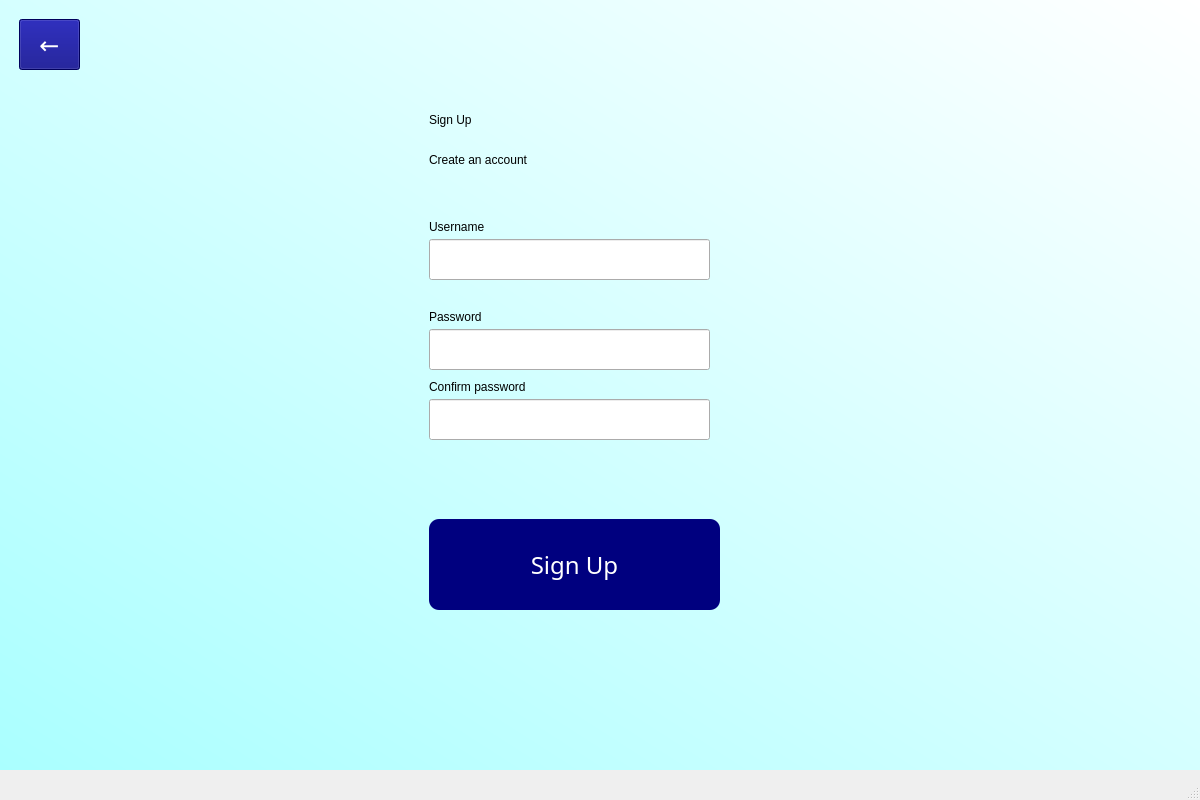
<?xml version="1.0" encoding="UTF-8"?>
<ui version="4.0">
 <class>MainWindow</class>
 <widget class="QMainWindow" name="MainWindow">
  <property name="geometry">
   <rect>
    <x>0</x>
    <y>0</y>
    <width>1200</width>
    <height>800</height>
   </rect>
  </property>
  <property name="windowTitle">
   <string>MainWindow</string>
  </property>
  <widget class="QWidget" name="centralwidget">
   <widget class="QWidget" name="bgWidget" native="true">
    <property name="geometry">
     <rect>
      <x>-1</x>
      <y>-1</y>
      <width>1201</width>
      <height>771</height>
     </rect>
    </property>
    <property name="cursor">
     <cursorShape>PointingHandCursor</cursorShape>
    </property>
    <property name="styleSheet">
     <string notr="true">QWidget#bgWidget{
background-color: qlineargradient(spread:reflect, x1:0, y1:1, x2:1, y2:0.00568182, stop:0 rgba(170, 255, 255, 255), stop:1 rgba(255, 255, 255, 255))}</string>
    </property>
    <widget class="QPushButton" name="signUpConfirm">
     <property name="geometry">
      <rect>
       <x>430</x>
       <y>520</y>
       <width>291</width>
       <height>91</height>
      </rect>
     </property>
     <property name="font">
      <font>
       <family>MS Reference Sans Serif</family>
       <pointsize>18</pointsize>
      </font>
     </property>
     <property name="cursor">
      <cursorShape>PointingHandCursor</cursorShape>
     </property>
     <property name="styleSheet">
      <string notr="true">QPushButton {
	color: rgb(255, 255, 255);
	background-color: rgb(0, 0, 127);
	border-radius: 10px;
}

QPushButton:hover {
	background-color: rgb(85, 170, 255);
}</string>
     </property>
     <property name="text">
      <string>Sign Up</string>
     </property>
     <property name="shortcut">
      <string>Return</string>
     </property>
    </widget>
    <widget class="QLabel" name="signupText">
     <property name="geometry">
      <rect>
       <x>430</x>
       <y>70</y>
       <width>161</width>
       <height>101</height>
      </rect>
     </property>
     <property name="styleSheet">
      <string notr="true">font: 24pt &quot;MS Reference Sans Serif&quot;;
</string>
     </property>
     <property name="text">
      <string>Sign Up</string>
     </property>
    </widget>
    <widget class="QLabel" name="signUpSubtext">
     <property name="geometry">
      <rect>
       <x>430</x>
       <y>140</y>
       <width>291</width>
       <height>41</height>
      </rect>
     </property>
     <property name="styleSheet">
      <string notr="true">font: 10pt &quot;MS Reference Sans Serif&quot;;</string>
     </property>
     <property name="text">
      <string>Create an account</string>
     </property>
    </widget>
    <widget class="QLineEdit" name="usernameField">
     <property name="geometry">
      <rect>
       <x>430</x>
       <y>240</y>
       <width>281</width>
       <height>41</height>
      </rect>
     </property>
     <property name="font">
      <font>
       <family>MS Reference Sans Serif</family>
       <pointsize>12</pointsize>
      </font>
     </property>
    </widget>
    <widget class="QLabel" name="usernameSubtext">
     <property name="geometry">
      <rect>
       <x>430</x>
       <y>220</y>
       <width>61</width>
       <height>16</height>
      </rect>
     </property>
     <property name="text">
      <string>Username</string>
     </property>
    </widget>
    <widget class="QLineEdit" name="passwordField">
     <property name="geometry">
      <rect>
       <x>430</x>
       <y>330</y>
       <width>281</width>
       <height>41</height>
      </rect>
     </property>
     <property name="font">
      <font>
       <family>MS Reference Sans Serif</family>
       <pointsize>12</pointsize>
      </font>
     </property>
     <property name="echoMode">
      <enum>QLineEdit::Password</enum>
     </property>
    </widget>
    <widget class="QLabel" name="passwordSubtext">
     <property name="geometry">
      <rect>
       <x>430</x>
       <y>310</y>
       <width>61</width>
       <height>16</height>
      </rect>
     </property>
     <property name="text">
      <string>Password</string>
     </property>
    </widget>
    <widget class="QPushButton" name="backButton">
     <property name="geometry">
      <rect>
       <x>20</x>
       <y>20</y>
       <width>61</width>
       <height>51</height>
      </rect>
     </property>
     <property name="font">
      <font>
       <family>MS Reference Sans Serif</family>
       <pointsize>18</pointsize>
      </font>
     </property>
     <property name="styleSheet">
      <string notr="true">QPushButton {
	color: rgb(255, 255, 255);
	background-color: rgb(0, 0, 127);
}

QPushButton:hover {
	background-color: rgb(85, 170, 255);
}</string>
     </property>
     <property name="text">
      <string>←</string>
     </property>
    </widget>
    <widget class="QLabel" name="errorLabel">
     <property name="geometry">
      <rect>
       <x>430</x>
       <y>480</y>
       <width>291</width>
       <height>31</height>
      </rect>
     </property>
     <property name="styleSheet">
      <string notr="true">font: 12pt &quot;MS Reference Sans Serif&quot;;
color: rgb(255, 0, 0);</string>
     </property>
     <property name="text">
      <string/>
     </property>
    </widget>
    <widget class="QLineEdit" name="confirmPasswordField">
     <property name="geometry">
      <rect>
       <x>430</x>
       <y>400</y>
       <width>281</width>
       <height>41</height>
      </rect>
     </property>
     <property name="font">
      <font>
       <family>MS Reference Sans Serif</family>
       <pointsize>12</pointsize>
      </font>
     </property>
     <property name="echoMode">
      <enum>QLineEdit::Password</enum>
     </property>
    </widget>
    <widget class="QLabel" name="confirmPasswordSubtext">
     <property name="geometry">
      <rect>
       <x>430</x>
       <y>380</y>
       <width>111</width>
       <height>16</height>
      </rect>
     </property>
     <property name="text">
      <string>Confirm password</string>
     </property>
    </widget>
   </widget>
  </widget>
  <widget class="QMenuBar" name="menubar">
   <property name="geometry">
    <rect>
     <x>0</x>
     <y>0</y>
     <width>1200</width>
     <height>26</height>
    </rect>
   </property>
  </widget>
  <widget class="QStatusBar" name="statusbar"/>
 </widget>
 <tabstops>
  <tabstop>signUpConfirm</tabstop>
  <tabstop>usernameField</tabstop>
  <tabstop>passwordField</tabstop>
  <tabstop>confirmPasswordField</tabstop>
  <tabstop>backButton</tabstop>
 </tabstops>
 <resources/>
 <connections/>
</ui>
